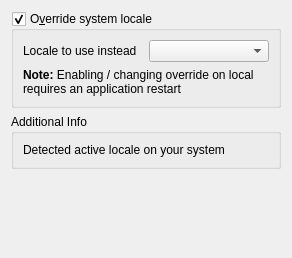
             <widget class="QWidget" name="mOptionsScrollAreaContents_09">
              <property name="geometry">
               <rect>
                <x>0</x>
                <y>0</y>
                <width>292</width>
                <height>258</height>
               </rect>
              </property>
              <layout class="QVBoxLayout" name="verticalLayout_32">
               <item>
                <widget class="QGroupBox" name="grpLocale">
                 <property name="title">
                  <string>O&amp;verride system locale</string>
                 </property>
                 <property name="checkable">
                  <bool>true</bool>
                 </property>
                 <layout class="QGridLayout" name="_12">
                  <item row="0" column="0">
                   <widget class="QLabel" name="label_5">
                    <property name="text">
                     <string>Locale to use instead</string>
                    </property>
                   </widget>
                  </item>
                  <item row="0" column="1">
                   <widget class="QComboBox" name="cboLocale"/>
                  </item>
                  <item row="1" column="0" colspan="2">
                   <widget class="QLabel" name="label_7">
                    <property name="text">
                     <string>&lt;b&gt;Note:&lt;/b&gt; Enabling / changing override on local requires an application restart</string>
                    </property>
                    <property name="wordWrap">
                     <bool>true</bool>
                    </property>
                   </widget>
                  </item>
                 </layout>
                </widget>
               </item>
               <item>
                <widget class="QGroupBox" name="groupBox_12">
                 <property name="title">
                  <string>Additional Info</string>
                 </property>
                 <layout class="QGridLayout" name="_13">
                  <item row="0" column="0">
                   <widget class="QLabel" name="lblSystemLocale">
                    <property name="text">
                     <string>Detected active locale on your system</string>
                    </property>
                   </widget>
                  </item>
                 </layout>
                </widget>
               </item>
               <item>
                <spacer name="verticalSpacer_2">
                 <property name="orientation">
                  <enum>Qt::Vertical</enum>
                 </property>
                 <property name="sizeHint" stdset="0">
                  <size>
                   <width>20</width>
                   <height>40</height>
                  </size>
                 </property>
                </spacer>
               </item>
              </layout>
             </widget>
